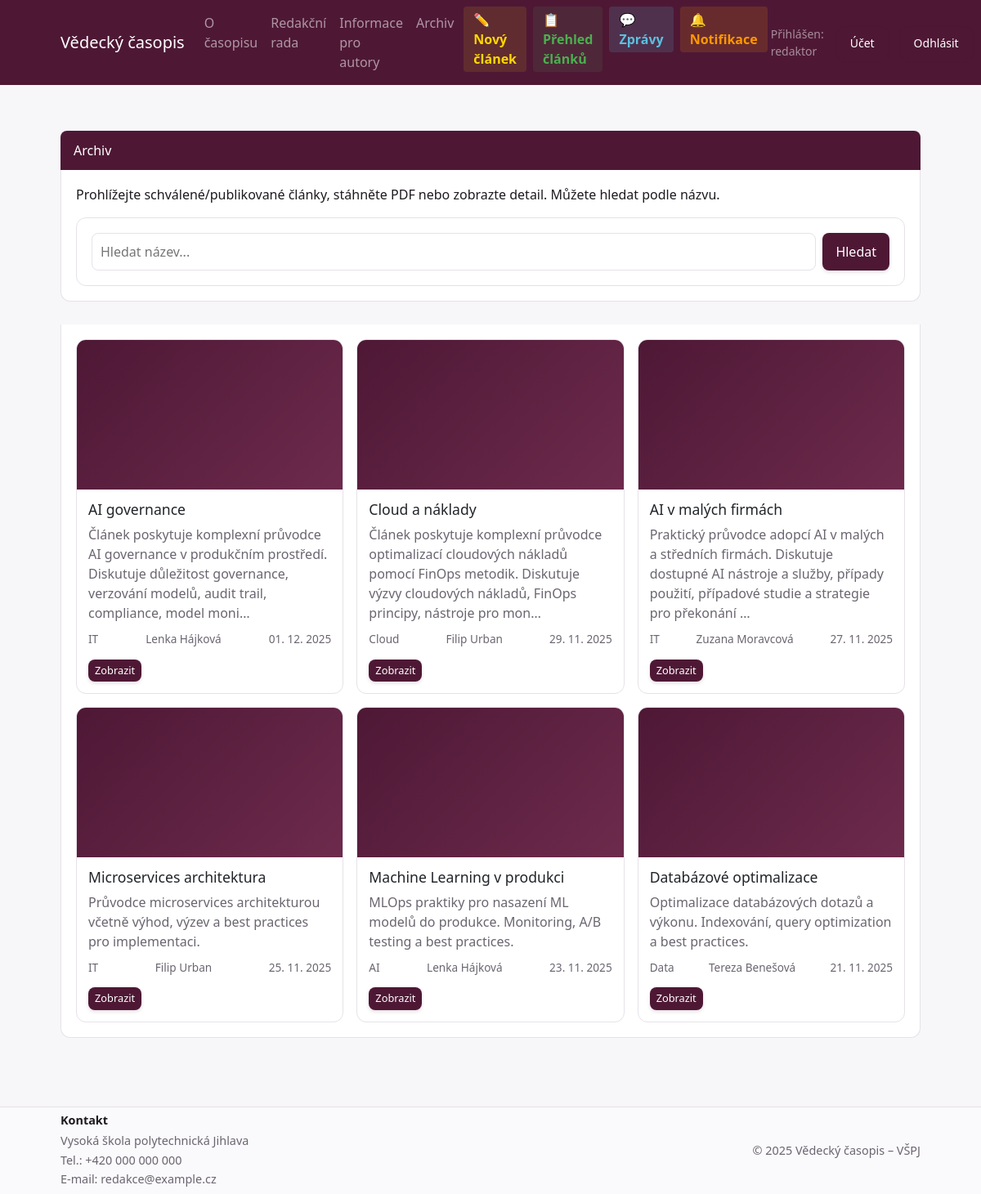
The app's page /Frontend/archive.php (signed in) with its own data.
### tables this page shows
CREATE TABLE `posts` (
  `id` int NOT NULL AUTO_INCREMENT,
  `title` varchar(255) DEFAULT NULL,
  `body` text COMMENT 'Content of the post',
  `abstract` text DEFAULT NULL COMMENT 'Abstrakt článku',
  `keywords` varchar(500) DEFAULT NULL COMMENT 'Klíčová slova oddělená čárkami',
  `user_id` int DEFAULT NULL,
  `state` int DEFAULT NULL,
  `file_path` varchar(255) DEFAULT NULL,
  `image_path` varchar(255) DEFAULT NULL COMMENT 'Náhledový obrázek článku',
  `topic` varchar(255) DEFAULT NULL,
  `authors` text,
  `issue_id` int DEFAULT NULL,
  `published_at` datetime DEFAULT NULL,
  `created_at` datetime DEFAULT NULL,
  `updated_at` datetime DEFAULT NULL,
  `created_by` int DEFAULT NULL,
  `updated_by` int DEFAULT NULL,
  `final_decision` varchar(50) DEFAULT NULL,
  `final_note` text,
  `final_decided_at` datetime DEFAULT NULL,
  `final_decided_by` int DEFAULT NULL,
  PRIMARY KEY (`id`),
  KEY `state` (`state`),
  KEY `user_id` (`user_id`),
  KEY `issue_id` (`issue_id`)
);

### Database/dataControl.php (called while the page is built, shortened)
<?php
require_once 'db.php';
function select($table, $columns = "*", $where = "")
{
    global $conn;
    $sql = "SELECT $columns FROM $table";
    if ($where) $sql .= " WHERE $where";
    $result = $conn->query($sql);
    $rows = [];
    while ($row = $result->fetch_assoc()) {
        $rows[] = $row;
    }
    return $rows;
}

### Frontend/archive.php (the view, shortened to what this page needs)
<?php require_once __DIR__ . '/Include/bootstrap.php'; ?>
<?php require_once __DIR__ . '/Include/header.php'; ?>
<?php require_once __DIR__ . '/../Database/db.php'; ?>
<?php require_once __DIR__ . '/../Database/dataControl.php'; ?>
<?php
$query = trim($_GET['q'] ?? '');
$publishedStateId = null;
$wf = select('workflow', 'id', "state = 'Schválen'");
if (!empty($wf)) {
    $publishedStateId = (int)$wf[0]['id'];
}
$sql = "SELECT p.id, p.title, p.abstract, p.topic, p.authors, p.published_at, p.file_path, u.username AS author
        FROM posts p
        LEFT JOIN users u ON p.user_id = u.id
        WHERE 1=1";
if ($publishedStateId !== null) {
    $sql .= " AND p.state = " . (int)$publishedStateId;
} else {
    $sql .= " AND p.published_at IS NOT NULL";
}
$sql .= " ORDER BY COALESCE(p.published_at, p.created_at) DESC";
$articles = [];
$result = $conn->query($sql);
if ($result && $result->num_rows > 0) {
    while ($row = $result->fetch_assoc()) {
        $articles[] = $row;
    }
}
?>
<section class="section">
  <div class="section-title">Archiv</div>
  <div class="section-body">
    <p>Prohlížejte schválené/publikované články, stáhněte PDF nebo zobrazte detail. Můžete hledat podle názvu.</p>
    <form method="GET" action="./archive.php" style="margin-top:12px; display:flex; gap:8px; flex-wrap:wrap;">
      <input type="text" name="q" value="<?= e($query) ?>" placeholder="Hledat název..." style="flex:1; min-width:240px; padding:10px; border:1px solid var(--border); border-radius:8px;">
      <button class="btn" type="submit" style="background:var(--brand); color:white;">Hledat</button>
    </form>
  </div>
</section>
<section class="section">
  <div class="section-body">
    <?php if (empty($articles)): ?>
      <p style="color:var(--muted);">Nenalezeny žádné články.</p>
    <?php else: ?>
      <div class="cards">
        <?php foreach ($articles as $a): ?>
          <article class="card">
            <div class="thumb"></div>
            <div class="body">
              <h3><?= e($a['title'] ?? 'Bez názvu') ?></h3>
              <?php if (!empty($a['abstract'])): ?>
                <p class="feature-text"><?= e(mb_substr($a['abstract'], 0, 160, 'UTF-8')) ?><?= strlen($a['abstract']) > 160 ? '…' : '' ?></p>
              <?php endif; ?>
              <div class="meta">
                <span><?= e($a['topic'] ?? 'Obecné') ?></span>
                <?php if (!empty($a['authors'])): ?>
                  <span><?= e($a['authors']) ?></span>
                <?php elseif (!empty($a['author'])): ?>
                  <span><?= e($a['author']) ?></span>
                <?php endif; ?>
                <?php if (!empty($a['published_at'])): ?>
                  <span><?= date('d. m. Y', strtotime($a['published_at'])) ?></span>
                <?php endif; ?>
              </div>
            </div>
            <div class="actions">
              <a class="btn btn-small" href="./article.php?id=<?= (int)$a['id'] ?>">Zobrazit</a>
            </div>
          </article>
        <?php endforeach; ?>
      </div>
    <?php endif; ?>
  </div>
</section>
<?php require_once __DIR__ . '/Include/footer.php'; ?>

### Frontend/Assets/CSS/main.css (style rules this page uses)
:root { --bg:#f7f6f8; --text:#1e1b20; --muted:#6b6570; --brand:#4e1835; --brand-2:#6d2a4c; --surface:#ffffff; --border:#e6e2e8; --success:#2e7d32; --error:#b00020; }
* { box-sizing:border-box }
html,body { margin:0;padding:0;background:var(--bg);color:var(--text);font:16px/1.5 system-ui,-apple-system,Segoe UI,Roboto,Ubuntu,"Helvetica Neue",Arial }
.no-scroll-x, body { overflow-x:hidden }
.btn { background:var(--brand);border:none;color:#fff;padding:8px 16px;border-radius:8px;cursor:pointer;text-decoration:none;display:inline-block;font-weight:500;transition:all .2s ease;box-shadow:0 2px 4px rgba(78,24,53,.15) }
.btn-small { font-size:.8rem;padding:4px 8px }
.section { margin:28px 0 }
.section-title { background:var(--brand);color:#fff;padding:12px 16px;border-radius:8px 8px 0 0 }
.section-body { background:var(--surface);border:1px solid var(--border);border-top:none;border-radius:0 0 12px 12px;padding:18px }
.cards { display:grid;grid-template-columns:repeat(auto-fit,minmax(260px,1fr));gap:16px }
.card { background:var(--surface);border:1px solid var(--border);border-radius:12px;overflow:hidden;display:flex;flex-direction:column }
.card .thumb { background:linear-gradient(135deg,var(--brand),var(--brand-2));aspect-ratio:16/9 }
.card .body { padding:14px }
.card h3 { margin:0 0 8px;font-size:1.1rem }
.card p { margin:0 0 10px;color:var(--muted) }
.card .meta { display:flex;justify-content:space-between;align-items:center;color:var(--muted);font-size:.85rem }
.card .actions { padding:0 14px 14px;margin-top:auto }
form:not(.inline) { background:var(--surface);border:1px solid var(--border);border-radius:12px;padding:18px }
input,textarea { width:100%;padding:10px;border:1px solid var(--border);border-radius:8px;background:#fff }
.feature-text { margin:0 0 12px;color:var(--muted) }

### records on screen
posts: title "AI governance", abstract "Článek poskytuje komplexní průvodce AI governance v produkčním prostředí. Diskutuje důležitost governance, verzování modelů, audit trail, compliance, model moni", topic "IT", authors "Lenka Hájková", published_at "01. 12. 2025"
posts: title "Cloud a náklady", abstract "Článek poskytuje komplexní průvodce optimalizací cloudových nákladů pomocí FinOps metodik. Diskutuje výzvy cloudových nákladů, FinOps principy, nástroje pro mon", topic "Cloud", authors "Filip Urban", published_at "29. 11. 2025"
posts: title "AI v malých firmách", abstract "Praktický průvodce adopcí AI v malých a středních firmách. Diskutuje dostupné AI nástroje a služby, případy použití, případové studie a strategie pro překonání", topic "IT", authors "Zuzana Moravcová", published_at "27. 11. 2025"
posts: title "Microservices architektura", abstract "Průvodce microservices architekturou včetně výhod, výzev a best practices pro implementaci.", topic "IT", authors "Filip Urban", published_at "25. 11. 2025"
posts: title "Machine Learning v produkci", abstract "MLOps praktiky pro nasazení ML modelů do produkce. Monitoring, A/B testing a best practices.", topic "AI", authors "Lenka Hájková", published_at "23. 11. 2025"
posts: title "Databázové optimalizace", abstract "Optimalizace databázových dotazů a výkonu. Indexování, query optimization a best practices.", topic "Data", authors "Tereza Benešová", published_at "21. 11. 2025"

### other values on screen
$_SESSION['user']['username'] "redaktor"
